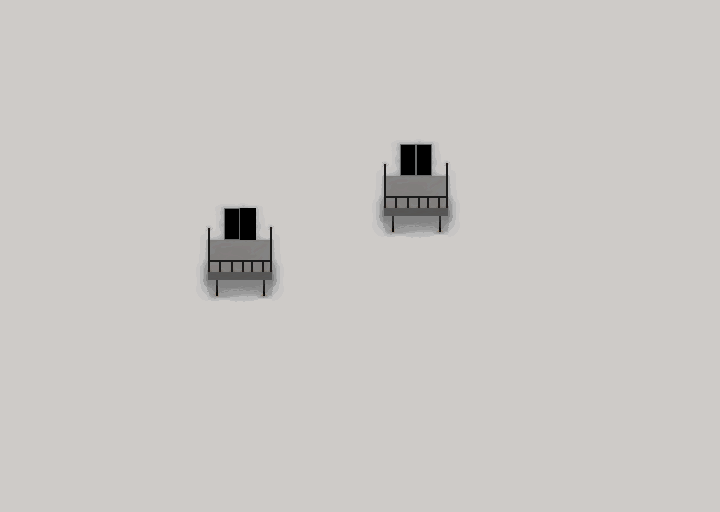

This game map was drawn from its Tiled (.tmx) file and the tilesets committed beside it. A one-line description and the trimmed map source follow:
An orthogonal 45x32 tile map with 16x16 px tiles, 2 tile layers (floor, above), 2 hidden layers not drawn, 2 tilesets and 1 object.

<map version="1.10" tiledversion="1.11.0" orientation="orthogonal" renderorder="right-down" width="45" height="32" tilewidth="16" tileheight="16" infinite="0" nextlayerid="7" nextobjectid="2">
 <properties>
  <property name="music" value="res/audio/music/newworld.mp3" />
  <property name="music_speed" type="float" value="1.2" />
  <property name="music_volume" type="float" value="0.2" />
  <property name="tint" value="0,0,0,127" />
 </properties>
 <tileset firstgid="1" source="tilesets/bedroom_balcony.tsx" />
 <tileset firstgid="113" source="tilesets/bedroom_sliding_door.tsx" />
 <layer id="1" name="floor" width="45" height="32">
  <data>[1440 cells, 1438 non-empty, 60 distinct tile ids]</data>
 </layer>
 <layer id="2" name="above" width="45" height="32">
  <properties>
   <property name="height" type="int" value="1" />
  </properties>
  <data>[1440 cells, 16 non-empty, 8 distinct tile ids]</data>
 </layer>
 <objectgroup id="3" name="entities">
  <object id="1" gid="113" x="240" y="240" width="16" height="32">
   <properties>
    <property name="collider">{
	"x": 0,
	"y": 16,
	"w": 16,
	"h": 16
}</property>
    <property name="file" value="res/data/entity/bedroom/balcony_door.json" />
    <property name="height" type="int" value="0" />
    <property name="solid" type="bool" value="true" />
    <property name="walk_behind" type="bool" value="true" />
    <property name="warp_map" value="dream_bedroom.tmx" />
    <property name="warp_x" type="int" value="8" />
    <property name="warp_y" type="int" value="10" />
   </properties>
  </object>
 </objectgroup>
 <layer id="4" name="collision" width="45" height="32" visible="0" opacity="0.5">
  <properties>
   <property name="draw" type="bool" value="false" />
  </properties>
  <data>[1440 cells, 47 non-empty, 1 distinct tile ids]</data>
 </layer>
 <layer id="6" name="rainmask" width="45" height="32" visible="0" opacity="0.5">
  <properties>
   <property name="draw" type="bool" value="false" />
  </properties>
  <data>[1440 cells, 1008 non-empty, 1 distinct tile ids]</data>
 </layer>
</map>
